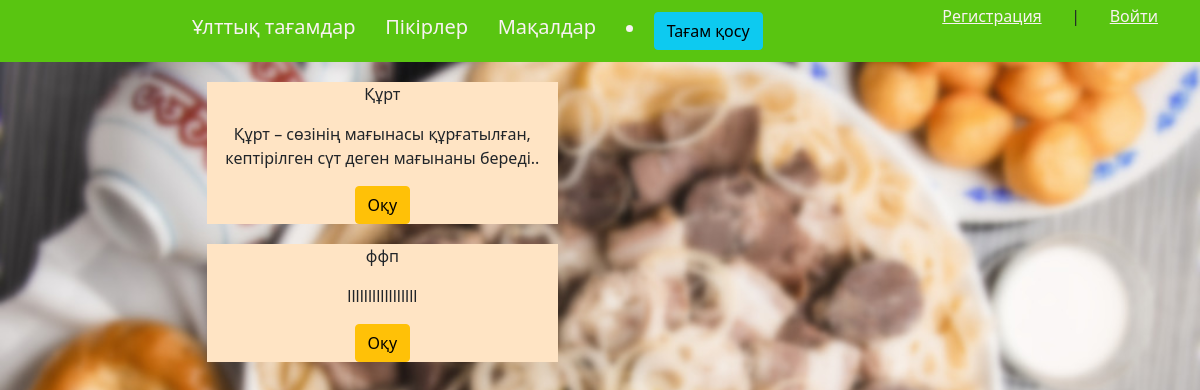
The page / on the database its author committed.
### project/models.py (models this page shows, shortened)
class Tagam(models.Model):
    title = models.CharField(max_length=250)
    content = models.TextField(blank=True)

### project/views.py (the view)
# urls.py: 2. Add a URL to urlpatterns:  path('', views.home, name='home')
def home(request):
    tagam = Tagam.objects.all()
    return render(request,'project/first.html',{'tagam': tagam})

### project/templates/project/first.html
{% extends 'project/base.html' %}
{% block content %}
<ul>
    {% for p in tagam %}
    <div class = "modell">
        <p>{{ p.title }}</p>
        <p>{{p.content}}</p>
        <a href="{% url 'news-detail' p.id  %}" class="btn btn-warning">Оқу</a>
    </div>
    {% endfor %}
    </ul>
    {% endblock %}

### project/static/project/css/style.css (style rules this page uses)
html, body { font-family: 'Arial'; margin: 0; padding: 0; height: 100%; width: 100%; color: #444; background-image: url('img/беш.jpg'); background-size: 100%; }
.modell { margin-top: 20px; margin-left: 15%; background-color: bisque; width: 30%; text-align: center; }

### rows shown on the page
Tagam: title "Құрт", content "Құрт – сөзінің мағынасы құрғатылған, кептірілген сүт деген мағынаны береді.."
Tagam: title "ффп", content "lllllllllllllllll"
